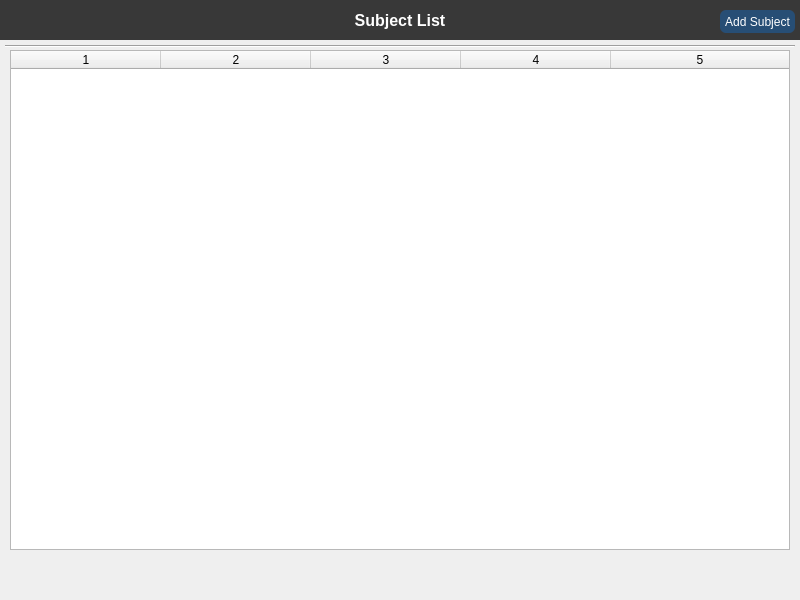
<?xml version="1.0" encoding="UTF-8"?>
<ui version="4.0">
 <class>Form</class>
 <widget class="QWidget" name="Form">
  <property name="geometry">
   <rect>
    <x>0</x>
    <y>0</y>
    <width>800</width>
    <height>600</height>
   </rect>
  </property>
  <property name="windowTitle">
   <string>Form</string>
  </property>
  <widget class="QPushButton" name="btn_add_subject">
   <property name="geometry">
    <rect>
     <x>720</x>
     <y>10</y>
     <width>75</width>
     <height>23</height>
    </rect>
   </property>
   <property name="styleSheet">
    <string notr="true">QPushButton{
color: rgb(255, 255, 255);
background-color: rgb(39, 78, 117);
border-radius:6;
}

QPushButton:hover{
color: rgb(255, 255, 255);
background-color: rgb(78, 39, 117);
border-radius:6;
}</string>
   </property>
   <property name="text">
    <string>Add Subject</string>
   </property>
  </widget>
  <widget class="QLabel" name="label">
   <property name="geometry">
    <rect>
     <x>0</x>
     <y>0</y>
     <width>800</width>
     <height>40</height>
    </rect>
   </property>
   <property name="font">
    <font>
     <pointsize>12</pointsize>
     <weight>75</weight>
     <bold>true</bold>
    </font>
   </property>
   <property name="styleSheet">
    <string notr="true">color: rgb(255, 255, 255);
background-color: rgb(56, 56, 56);</string>
   </property>
   <property name="text">
    <string>Subject List</string>
   </property>
   <property name="alignment">
    <set>Qt::AlignCenter</set>
   </property>
  </widget>
  <widget class="Line" name="line">
   <property name="geometry">
    <rect>
     <x>5</x>
     <y>45</y>
     <width>790</width>
     <height>3</height>
    </rect>
   </property>
   <property name="orientation">
    <enum>Qt::Horizontal</enum>
   </property>
  </widget>
  <widget class="QTableWidget" name="tableWidget">
   <property name="geometry">
    <rect>
     <x>10</x>
     <y>50</y>
     <width>780</width>
     <height>500</height>
    </rect>
   </property>
   <property name="columnCount">
    <number>5</number>
   </property>
   <attribute name="horizontalHeaderCascadingSectionResizes">
    <bool>true</bool>
   </attribute>
   <attribute name="horizontalHeaderDefaultSectionSize">
    <number>150</number>
   </attribute>
   <attribute name="horizontalHeaderHighlightSections">
    <bool>true</bool>
   </attribute>
   <attribute name="horizontalHeaderStretchLastSection">
    <bool>true</bool>
   </attribute>
   <attribute name="verticalHeaderStretchLastSection">
    <bool>false</bool>
   </attribute>
   <column/>
   <column/>
   <column/>
   <column/>
   <column/>
  </widget>
  <zorder>label</zorder>
  <zorder>line</zorder>
  <zorder>btn_add_subject</zorder>
  <zorder>tableWidget</zorder>
 </widget>
 <resources/>
 <connections/>
</ui>
